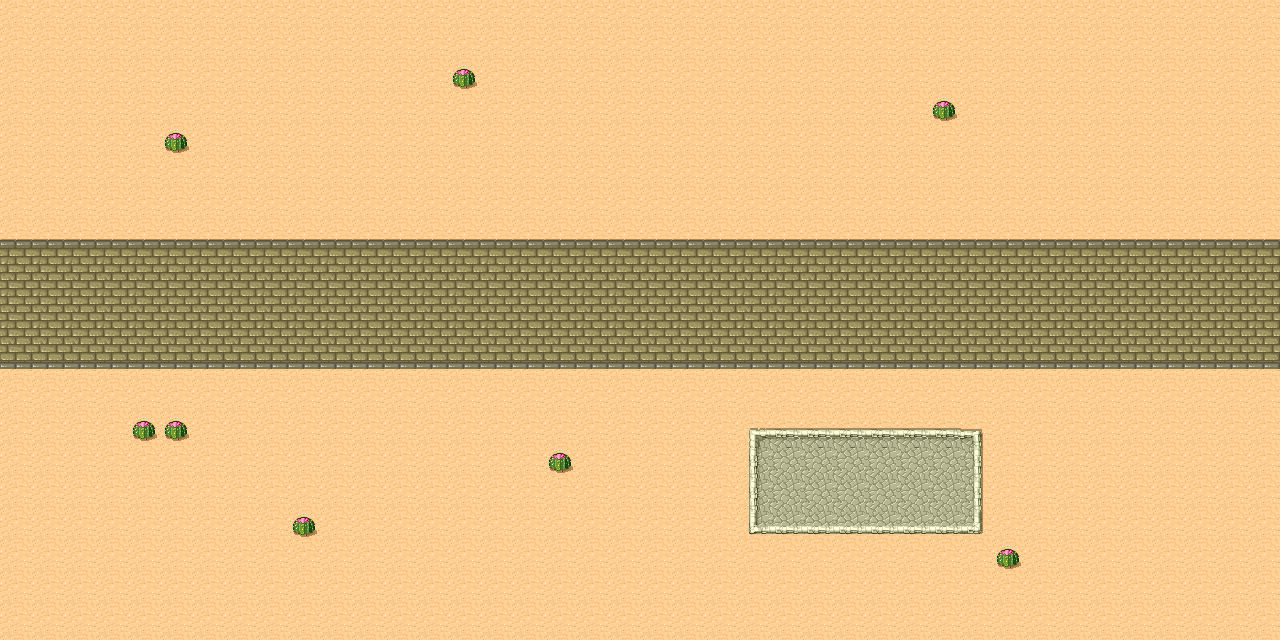

A level layout from a 2D game, rendered from its tile map. Below: a short description, then the map file with tile-grid data replaced by summaries:
An orthogonal 40x20 tile map with 32x32 px tiles, 1 tile layer (Normal) and 9 objects.

<map version="1.0" orientation="orthogonal" width="40" height="20" tilewidth="32" tileheight="32">
 <tileset firstgid="1" name="tmw_desert_spacing" tilewidth="32" tileheight="32">
  <image source="gfx/tmw_desert_spacing.png" width="256" height="192" />
 </tileset>
 <layer name="Normal" width="40" height="20">
  <data>[800 cells, 800 non-empty, 14 distinct tile ids]</data>
 </layer>
 <objectgroup name="Collision" width="40" height="20">
  <properties>
   <property name="type" value="collision" />
  </properties>
  <object x="736" y="416" width="256" height="128" />
  <object x="992" y="544" width="32" height="32" />
  <object x="928" y="96" width="32" height="32" />
  <object x="448" y="64" width="32" height="32" />
  <object x="160" y="128" width="32" height="32" />
  <object x="128" y="416" width="32" height="32" />
  <object x="160" y="416" width="32" height="32" />
  <object x="288" y="512" width="32" height="32" />
  <object x="544" y="448" width="32" height="32" />
 </objectgroup>
</map>
